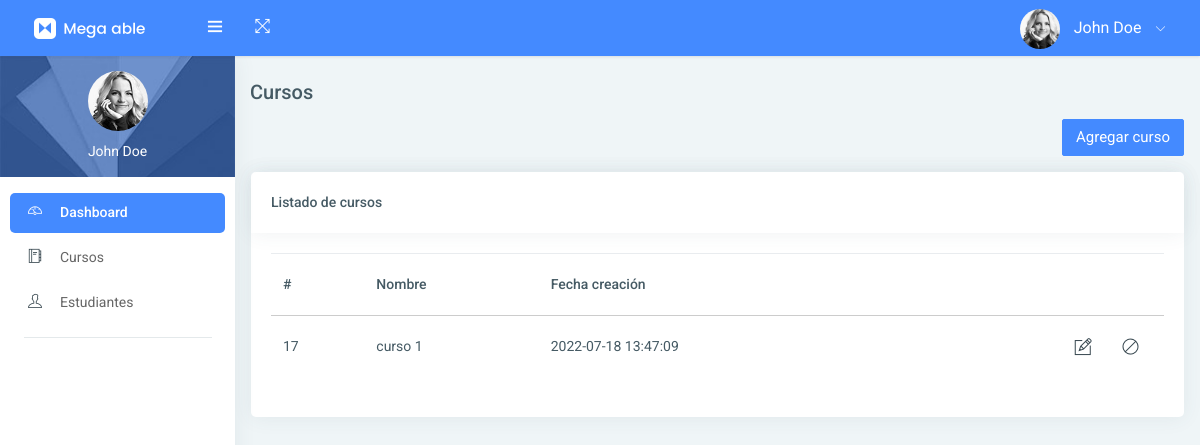
The page /curso on the database as committed earlier.
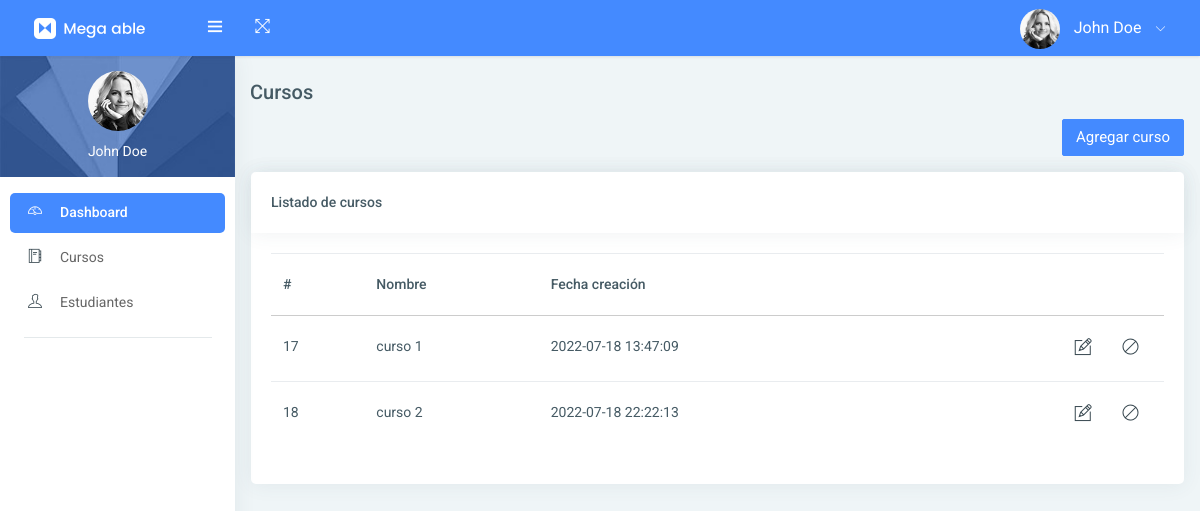
The same page on the database as committed later.
### tables this page shows
CREATE TABLE Curso (Id INTEGER PRIMARY KEY AUTOINCREMENT, Nombre VARCHAR (25) NOT NULL, Estado INT NOT NULL, FechaCreacion DATETIME, FechaModificacion DATETIME);

### main.py (the view)
@app.route('/curso')
def curso_template():
    cursos = curso_controller.consultar_curso()
    return render_template('curso.html', cursos=cursos)

### controller/curso_controller.py (called while the page is built)
def consultar_curso(id = None):
    cursos = []
    if id != None and not validateId(id):
        return cursos
    cursos_tupla = data.database.curso_sql.select_curso(id)
    for item in cursos_tupla:
        cursos.append(curso.Curso(item[0], item[1], item[2], item[3], item[4]))
    return cursos

### data/database/conexion.py (called while the page is built)
    def create_connection(self):
        connection = None
        try:
            connection = sqlite3.connect('Escuela.db')
        except Error as e:
            raise Exception(str(e))
        return connection

### data/database/curso_sql.py (called while the page is built)
    def select_curso(id = None):
        conexion = Conexion().create_connection()
        cursor = conexion.cursor()
        if id != None:
            cursor.execute(f'select Id, Nombre, Estado, DateTime(FechaCreacion) as FechaCreacion, FechaModificacion from Curso where Id = {id}')
        else:
            cursor.execute('select Id, Nombre, Estado, DateTime(FechaCreacion) as FechaCreacion, FechaModificacion from Curso')
        cursos = cursor.fetchall()
        cursor.close()
        conexion.close()
        return cursos

### data/model/curso.py (called while the page is built)
    def get_id(self):
        return self.id

    def get_nombre(self):
        return self.nombre

### templates/curso.html (shortened to what this page needs)
{% extends './layout/layoutAdmin.html' %}
{% block content_title %} Cursos {% endblock %}
{% block content %}
<div class="row">
    {% if accion == None or accion != 'create' %}
    <div class="col-xs-12 col-md-12 text-right mb-3">
        <a class="btn btn-primary" href="{{ url_for('nuevo_curso_template') }}">
            Agregar curso
        </a>
    </div>
    <div class="col-xs-12 col-md-12">
        <div class="card">
            <div class="card-header">
                <b>Listado de cursos</b>
            </div>
            <div class="card-block table-responsive">
                <table class="table">
                    <thead>
                        <tr>
                            <th>#</th>
                            <th>Nombre</th>
                            <th>Fecha creación</th>
                            <th></th>
                        </tr>
                    </thead>
                    <tbody>
                    {% for curso in cursos %}
                    <tr>
                        <td>{{ curso.get_id() }}</td>
                        <td>{{ curso.get_nombre() }}</td>
                        <td>{{ curso.get_fecha_creacion() }}</td>
                        <td class="text-right">
                            <a class="btn-accion" href="{{ url_for('nuevo_curso_template', id=curso.get_id()) }}">
                                <i class="ti-pencil-alt" data-toggle="tooltip" data-placement="top" data-original-title="editar"></i>
                            </a>
                            <a class="btn-accion" href="{{ url_for('eliminar_curso', id=curso.get_id()) }}"
                                data-toggle="tooltip" data-placement="top" data-original-title="desactivar">
                                <i class="ti-na"></i>
                            </a>
                        </td>
                    </tr>
                    {% endfor %}
                    </tbody>
                </table>
            </div>
        </div>
    </div>
    {% endif %}
</div>
{% endblock %}

Rows that differ between the two databases and show on the page:
added Curso: get_id "18", get_nombre "curso 2", get_fecha_creacion "2022-07-18 22:22:13"
